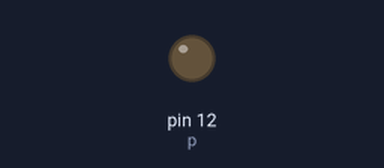
This program was run on a simulated Raspberry Pi (header pin numbers). Shown: output pins drawn as LEDs (lit = HIGH).

Above: at 0.05 s.
At 2.05 s:
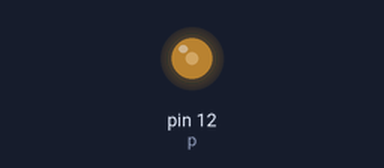
At 4.1 s:
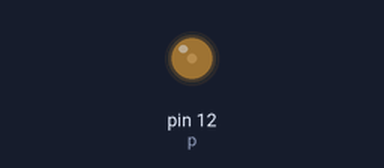
Timing chart, 0 to 6.6 s (numbered marks = the images above):
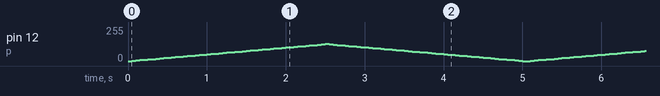

The program:

blink_pwm.py
```python
import RPi.GPIO as GPIO
import time
GPIO.setmode(GPIO.BOARD)
GPIO.setup(12,GPIO.OUT)
p=GPIO.PWM(12,50)
p.start(0)
try:
    while True:
        for i in range (0,50,1):
            p.ChangeDutyCycle(i)
            time.sleep(.05)
        for i in range (50,-1,-1):
            p.ChangeDutyCycle(i)
            time.sleep(.05)

except KeyboardInterrupt:
    GPIO.cleanup()
```
